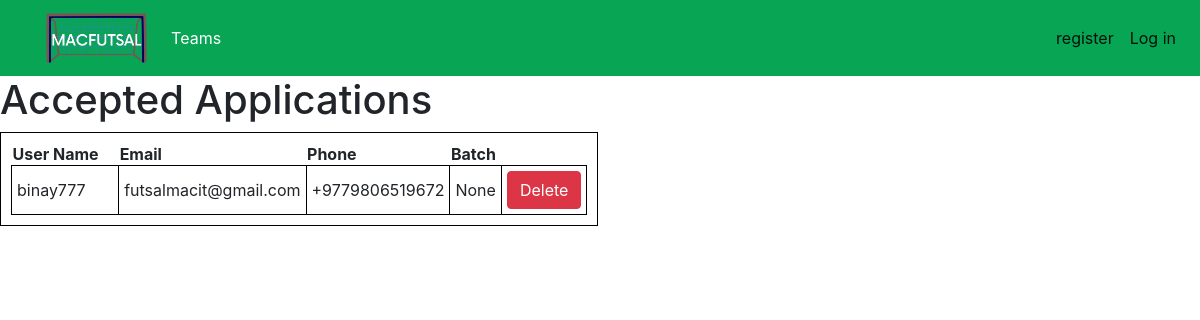
The page /adminpanel/admin_view/UserManagement/ on the database its author committed.
### adminpanel/models.py (models this page shows, shortened)
class Application(models.Model):
    full_name = models.CharField(max_length=100)
    email = models.EmailField()
    phone = models.CharField(max_length=20)
    batch = models.CharField(max_length=10)
    accepted = models.BooleanField(default=False)

### adminpanel/views.py (the view)
# urls.py: path('adminpanel/admin_view/UserManagement/', UserManagement, name='UserManagement'),
def UserManagement(request):
    applications = Application.objects.filter(accepted=True)
    return render(request, 'adminpanel/Template/Admin/UserManagement.html', {'applications': applications})

### login/context_processors.py (called while the page is built)
def groups(request):
    user = request.user
    return {
        'is_Class_Coordinator': user.groups.filter(name='Class Coordinator').exists(),
        'is_System_Handler': user.groups.filter(name='System Handler').exists(),
        'is_adminpanel': user.groups.filter(name='adminpanel').exists(),
    }

### adminpanel/Template/Admin/UserManagement.html (shortened to what this page needs)
<div>
    {% extends 'base.html' %}  {% block main %}
      <h1>Accepted Applications</h1>
      <div style="border: 1px solid black; padding: 10px; display: inline-block;">
        <table style="border-collapse: collapse; border-spacing: 0;">
          <thead>
            <tr>
              <th style="padding-right: 20px;">User Name</th>
              <th>Email</th>
              <th>Phone</th>
              <th>Batch</th>
            </tr>
          </thead>
          <tbody>
            {% for application in applications %}
            <tr>
              <td style="border: 1px solid black; padding: 5px;">{{ application.full_name }}</td>
              <td style="border: 1px solid black; padding: 5px;">{{ application.email }}</td>
              <td style="border: 1px solid black; padding: 5px;">{{ application.phone }}</td>
              <td style="border: 1px solid black; padding: 5px;">{{ application.batch }}</td>
              <td style="border: 1px solid black; padding: 5px;">
                <a href="{% url 'adminpanel:delete_Permission_for_CR' application.id %}" class="btn btn-danger">Delete</a>
              </td>
            </tr>
            {% endfor %}
          </tbody>
        </table>
      </div>
    {% endblock %}

### rows shown on the page
Application: full_name "binay777", email "futsalmacit@gmail.com", phone "+9779806519672", batch "None"
